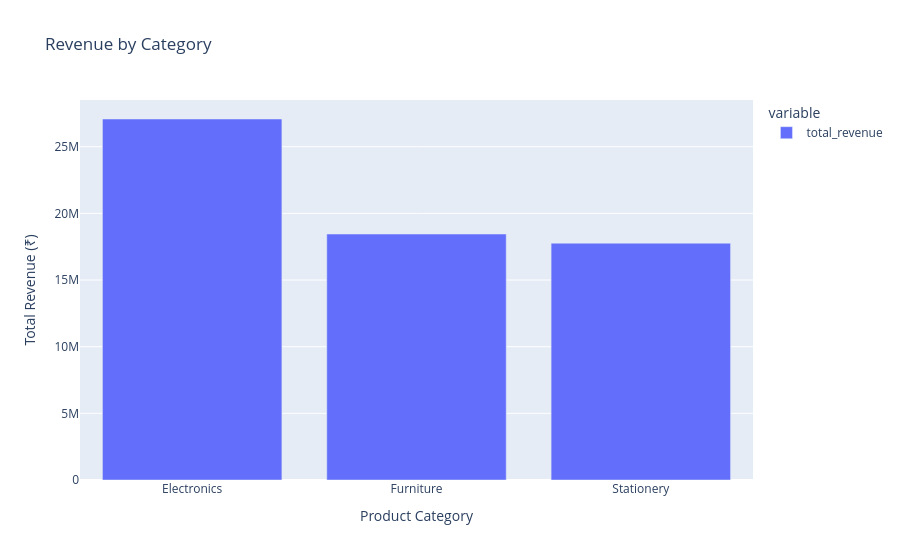

This figure's notebook cell:
### Markdown cell above
### Revenue by Category – Plotly Interactive Dashboard

### Code cell
fig = px.bar(
    df.groupby("category")["total_revenue"].sum().sort_values(ascending=False),
    title="Revenue by Category",
    labels={"value": "Total Revenue (₹)", "category": "Product Category"},
)

fig.show()

# Save dashboard
fig.write_html("category_revenue_dashboard.html")
print("Dashboard Saved: category_revenue_dashboard.html")

### Figure 1 — Plotly figure (JSON) as saved in the notebook; plotly's stock layout.template omitted (floating-point values rounded to 4 significant figures)
{"data": [{"hovertemplate": "variable=total_revenue<br>Product Category=%{x}<br>Total Revenue (₹)=%{y}<extra></extra>", "legendgroup": "total_revenue", "marker": {"color": "#636efa", "pattern": {"shape": ""}}, "name": "total_revenue", "orientation": "v", "showlegend": true, "textposition": "auto", "type": "bar", "x": ["Electronics", "Furniture", "Stationery"], "xaxis": "x", "y": [27080000.0, 18450000.0, 17760000.0], "yaxis": "y"}], "layout": {"barmode": "relative", "legend": {"title": {"text": "variable"}, "tracegroupgap": 0}, "title": {"text": "Revenue by Category"}, "xaxis": {"anchor": "y", "domain": [0, 1], "title": {"text": "Product Category"}}, "yaxis": {"anchor": "x", "domain": [0, 1], "title": {"text": "Total Revenue (₹)"}}}}
